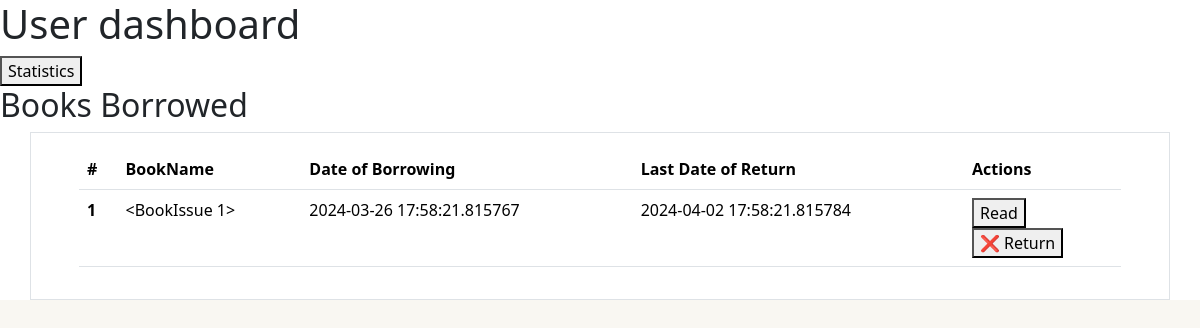
/user/dashboard, run on the app's committed database.
### src/models.py (models this page shows)
class BookIssue(db.Model):
    __tablename__ = 'book_issue'
    id = db.Column(db.Integer, primary_key=True)
    book_id = db.Column(db.Integer, db.ForeignKey('book.id'), nullable=False)
    user_id = db.Column(db.Integer, db.ForeignKey('user.id'), nullable=False)
    librarian_id = db.Column(db.Integer, db.ForeignKey('librarian.id'), nullable=False)
    date_requested = db.Column(db.DateTime, nullable=False, default= datetime.now())
    date_issued = db.Column(db.DateTime)
    return_date = db.Column(db.DateTime)
    status = db.Column(db.Enum('REQUESTED','REJECTED','ISSUED','RETURNED','REVOKED'), nullable=False)

### src/controller.py (the view)
@app.route('/user/dashboard')
def user_dashboard():
    user_id = 1;
    user = User.query.get_or_404(user_id)
    books_borrowed = user.books_borrowed
    return render_template('user/dashboard.html' , books_borrowed = books_borrowed)

### templates/user/dashboard.html (shortened to what this page needs)
{% extends 'base.html' %}
{% block body %}
<div class="content justify-content-center">
  <h1>User dashboard</h1>
  <button>Statistics</button>
  {% include "components/userdashboard.html" %}
</div>
{% endblock %}

### templates/components/userdashboard.html
<div>
  <h2>Books Borrowed</h2>
  <div class="container-md px-5 py-3 border">
    <table class="table">
      <thead>
        <tr>
          <th scope="col">#</th>
          <th scope="col">BookName</th>
          <th scope="col">Date of Borrowing</th>
          <th scope="col">Last Date of Return</th>
          <th scope="col">Actions</th>
        </tr>
      </thead>
      <tbody>
        {% for book in books_borrowed %}
        <tr>
          <th scope="row">1</th>
          <td>{{ book }}</td>
          <td>{{ book.date_issued }}</td>
          <td>{{ book.return_date }}</td>
          <td>
            <form action="/user/view_book/{{ book.book_id }}" method="POST">
              <button type="submit" name="action">Read</button>
            </form>
            <form action="/user/return_book/{{ book.book_id }}" method="POST">
              <button type="submit" name="action">❌ Return</button>
            </form>
          </td>
        </tr>
        {% endfor %}
      </tbody>
    </table>
  </div>
</div>

### static/css/main.css (style rules this page uses)
html { background-color: #f9f7f2; }

### data on the page
BookIssue: book "<BookIssue 1>", date_issued "2024-03-26 17:58:21.815767", return_date "2024-04-02 17:58:21.815784"
